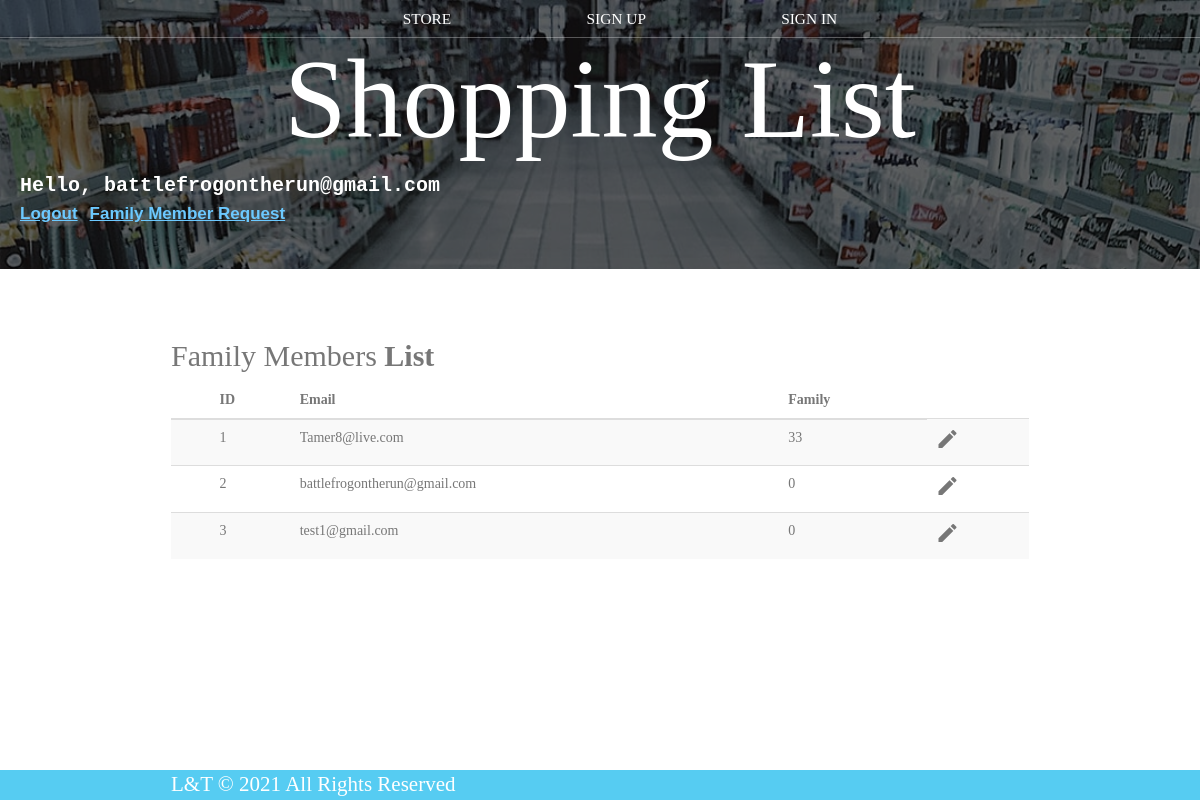
The page /family-members-control.php (signed in) on the database its author committed.
### tables this page shows
CREATE TABLE `users` (
  `id` int(11) NOT NULL,
  `Nickname` varchar(255) NOT NULL,
  `Email` varchar(320) NOT NULL,
  `Phone` varchar(15) NOT NULL,
  `pass_word` varchar(11) NOT NULL,
  `reset_link_token` varchar(90) NOT NULL,
  `exp_date` timestamp NOT NULL DEFAULT current_timestamp() ON UPDATE current_timestamp(),
  `email_verification_link` varchar(255) NOT NULL,
  `email_verified_at` timestamp NULL DEFAULT NULL,
  `family_list` varchar(11) DEFAULT '0',
  `Admin` int(11) DEFAULT 0
);

### family-members-control.php (the view, shortened to what this page needs)
<?php
include 'dbConnection.php';
?>
<!DOCTYPE html>
<html lang="en">
<head>
	<link rel="stylesheet" href="https://maxcdn.bootstrapcdn.com/font-awesome/4.7.0/css/font-awesome.min.css">
	<link rel="stylesheet" href="https://maxcdn.bootstrapcdn.com/bootstrap/3.3.7/css/bootstrap.min.css">
	<link rel="stylesheet" href="styles.css" />
</head>
<body>
	<header class="main-header">
		<nav class="main-nav nav">
			<ul>
				<li><a href="index.php">STORE</a></li>
				<li><a href="Sign_up.php">SIGN UP</a></li>
				<li><a href="Sign_in.php">SIGN IN</a></li>
			</ul>
		</nav>
		<h1 class="band-name band-name-large">Shopping List</h1>
		<div id="login">
			<?php
			if (isset($_SESSION['Email'])) {
				print "Hello, " . $_SESSION["Email"];
			?>
				<a href="logout.php"><br>Logout</a>
				<?php
				if (isset($_SESSION["Admin"]))
					if ($_SESSION["Admin"] == 1) {
				?>
					<a href="family-members-control.php">Admin Privileges</a>
				<?php
					} else {
				?>
					<a href="family_request_forum.php">Family Member Request</a>
				<?php
					}
				?>
			<?php
			}
			?>
	</header><br><br>
	<div class="container">
		<div class="table-wrapper">
			<div class="table-title">
				<div class="row">
					<div class="col-sm-6">
						<h2>Family Members<b> List</b></h2>
					</div>
					<div class="col-sm-6">
					</div>
				</div>
			</div>
			<table class="table table-striped table-hover">
				<thead>
					<tr>
						<th>
						</th>
						<th>ID</th>
						<th>Email</th>
						<th>Family</th>
					</tr>
				</thead>
				<tbody>
					<?php
					$result = mysqli_query($conn, "SELECT * FROM users");
					$i = 1;
					while ($row = mysqli_fetch_array($result)) {
					?>
						<tr id="<?php echo $row["id"]; ?>">
							<td>
							</td>
							<td><?php echo $i; ?></td>
							<td><?php echo $row["Email"]; ?></td>
							<td><?php echo $row["family_list"]; ?></td>
							<td>
								<a href="#editEmployeeModal" class="edit" data-toggle="modal">
									<i class="material-icons update" data-toggle="tooltip" data-id="<?php echo $row["id"]; ?>" data-email="<?php echo $row["Email"]; ?>" data-family="<?php echo $row["family_list"]; ?>" title="Edit"></i>
								</a>
							</td>
						</tr>
					<?php
						$i++;
					}
					?>
				</tbody>
			</table>
		</div>
	</div>
	<footer class="main-footer">
		<div class="container main-footer-container">
			<h4 class="band-name">L&T © 2021 All Rights Reserved</h4>
		</div>
	</footer>
</body>
</html>

### styles.css (style rules this page uses)
* { box-sizing: border-box; font-family: Raleway; color: #777; }
html, body { margin: 0; padding: 0; min-height: 100%; }
.nav ul { margin: 0; }
.nav li { display: inline; }
.nav a { display: inline-block; padding: .5em; color: white; text-decoration: none; }
.main-nav { text-align: center; font-size: 1.1em; font-weight: lighter; border-bottom: 1px solid rgba(255, 255, 255, .3) }
.main-nav li { padding: 0 5%; }
.main-header { background-color: rgba(0, 0, 0, .6); background-image: url("Images/cartbg.jpg"); background-blend-mode: multiply; background-size: cover; padding-bottom: 30px; }
.band-name { text-align: center; margin: 0; font-size: 1.5em; font-weight: normal; color: white; }
.band-name-large { font-size: 8em; }
.container { max-width: 900px; margin: 0 auto; padding: 0 1.5em; }
.main-footer { background-color: #56CCF2; color: white; padding: .25em 0; }
.main-footer-container { display: flex; align-items: center; }
#login { color: white; padding: 10px 10px 10px 20px; font-size: 20px; display: block; border-radius: 5px; font-weight: bolder; font-family: 'Courier New', Courier, monospace; }
#login a { font-size: 17px; font-weight: bolder; color: rgb(108, 201, 255); text-decoration: underline; font-family:'Trebuchet MS', 'Lucida Sans Unicode', 'Lucida Grande', 'Lucida Sans', Arial, sans-serif }
footer { position: fixed; left: 0; bottom: 0; width: 100%; background-color: lightgray; color: black; text-align: center; font-weight: bold; }

### rows shown on the page
users: Email "Tamer8@live.com", family_list "33"
users: Email "battlefrogontherun@gmail.com", family_list "0"
users: Email "test1@gmail.com", family_list "0"

### other values the page prints
$_SESSION["Email"] "battlefrogontherun@gmail.com"
